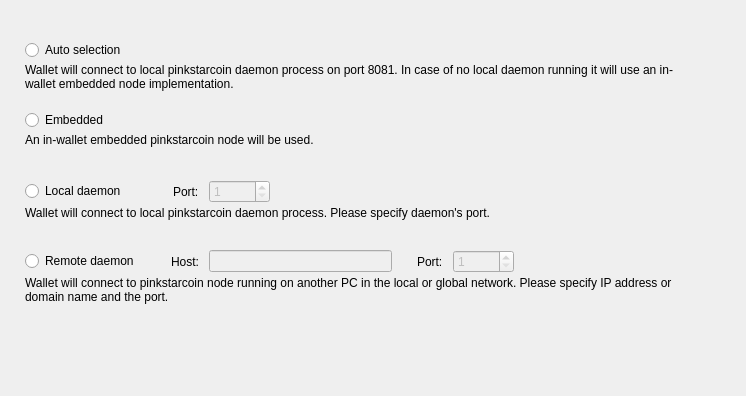
<?xml version="1.0" encoding="UTF-8"?>
<ui version="4.0">
 <class>ConnectionOptionsFrame</class>
 <widget class="QFrame" name="ConnectionOptionsFrame">
  <property name="geometry">
   <rect>
    <x>0</x>
    <y>0</y>
    <width>746</width>
    <height>396</height>
   </rect>
  </property>
  <property name="windowTitle">
   <string>Frame</string>
  </property>
  <property name="frameShape">
   <enum>QFrame::NoFrame</enum>
  </property>
  <property name="frameShadow">
   <enum>QFrame::Raised</enum>
  </property>
  <layout class="QVBoxLayout" name="verticalLayout_5">
   <property name="spacing">
    <number>0</number>
   </property>
   <property name="leftMargin">
    <number>25</number>
   </property>
   <property name="topMargin">
    <number>40</number>
   </property>
   <property name="rightMargin">
    <number>49</number>
   </property>
   <item>
    <widget class="QWidget" name="widget" native="true">
     <property name="sizePolicy">
      <sizepolicy hsizetype="Preferred" vsizetype="Fixed">
       <horstretch>0</horstretch>
       <verstretch>0</verstretch>
      </sizepolicy>
     </property>
     <property name="minimumSize">
      <size>
       <width>0</width>
       <height>70</height>
      </size>
     </property>
     <property name="maximumSize">
      <size>
       <width>16777215</width>
       <height>70</height>
      </size>
     </property>
     <layout class="QVBoxLayout" name="verticalLayout" stretch="0,1">
      <property name="spacing">
       <number>3</number>
      </property>
      <property name="leftMargin">
       <number>0</number>
      </property>
      <property name="topMargin">
       <number>0</number>
      </property>
      <property name="rightMargin">
       <number>0</number>
      </property>
      <property name="bottomMargin">
       <number>0</number>
      </property>
      <item>
       <widget class="QRadioButton" name="m_autoRadio">
        <property name="text">
         <string>Auto selection</string>
        </property>
        <attribute name="buttonGroup">
         <string notr="true">m_connectionButtonGroup</string>
        </attribute>
       </widget>
      </item>
      <item alignment="Qt::AlignTop">
       <widget class="WalletGui::WalletSmallGrayTextLabel" name="m_autoHelperLabel">
        <property name="text">
         <string>Wallet will connect to local pinkstarcoin daemon process on port 8081. In case of no local daemon running it will use an in-wallet embedded node implementation.</string>
        </property>
        <property name="alignment">
         <set>Qt::AlignLeading|Qt::AlignLeft|Qt::AlignTop</set>
        </property>
        <property name="wordWrap">
         <bool>true</bool>
        </property>
        <property name="indent">
         <number>0</number>
        </property>
       </widget>
      </item>
     </layout>
    </widget>
   </item>
   <item>
    <widget class="QWidget" name="widget_2" native="true">
     <property name="sizePolicy">
      <sizepolicy hsizetype="Preferred" vsizetype="Fixed">
       <horstretch>0</horstretch>
       <verstretch>0</verstretch>
      </sizepolicy>
     </property>
     <property name="minimumSize">
      <size>
       <width>0</width>
       <height>70</height>
      </size>
     </property>
     <property name="maximumSize">
      <size>
       <width>16777215</width>
       <height>70</height>
      </size>
     </property>
     <layout class="QVBoxLayout" name="verticalLayout_2" stretch="0,1">
      <property name="spacing">
       <number>3</number>
      </property>
      <property name="leftMargin">
       <number>0</number>
      </property>
      <property name="topMargin">
       <number>0</number>
      </property>
      <property name="rightMargin">
       <number>0</number>
      </property>
      <property name="bottomMargin">
       <number>0</number>
      </property>
      <item>
       <widget class="QRadioButton" name="m_embeddedRadio">
        <property name="text">
         <string>Embedded</string>
        </property>
        <attribute name="buttonGroup">
         <string notr="true">m_connectionButtonGroup</string>
        </attribute>
       </widget>
      </item>
      <item alignment="Qt::AlignTop">
       <widget class="WalletGui::WalletSmallGrayTextLabel" name="m_embeddedHelperLabel">
        <property name="text">
         <string>An in-wallet embedded pinkstarcoin node will be used.</string>
        </property>
        <property name="alignment">
         <set>Qt::AlignLeading|Qt::AlignLeft|Qt::AlignTop</set>
        </property>
        <property name="wordWrap">
         <bool>true</bool>
        </property>
        <property name="indent">
         <number>0</number>
        </property>
       </widget>
      </item>
     </layout>
    </widget>
   </item>
   <item>
    <widget class="QWidget" name="widget_3" native="true">
     <property name="sizePolicy">
      <sizepolicy hsizetype="Preferred" vsizetype="Fixed">
       <horstretch>0</horstretch>
       <verstretch>0</verstretch>
      </sizepolicy>
     </property>
     <property name="minimumSize">
      <size>
       <width>0</width>
       <height>70</height>
      </size>
     </property>
     <property name="maximumSize">
      <size>
       <width>16777215</width>
       <height>70</height>
      </size>
     </property>
     <layout class="QVBoxLayout" name="verticalLayout_3" stretch="0,1">
      <property name="spacing">
       <number>3</number>
      </property>
      <property name="leftMargin">
       <number>0</number>
      </property>
      <property name="topMargin">
       <number>0</number>
      </property>
      <property name="rightMargin">
       <number>0</number>
      </property>
      <property name="bottomMargin">
       <number>0</number>
      </property>
      <item>
       <layout class="QHBoxLayout" name="horizontalLayout">
        <property name="spacing">
         <number>10</number>
        </property>
        <item>
         <widget class="QRadioButton" name="m_localRadio">
          <property name="text">
           <string>Local daemon</string>
          </property>
          <attribute name="buttonGroup">
           <string notr="true">m_connectionButtonGroup</string>
          </attribute>
         </widget>
        </item>
        <item>
         <spacer name="horizontalSpacer">
          <property name="orientation">
           <enum>Qt::Horizontal</enum>
          </property>
          <property name="sizeType">
           <enum>QSizePolicy::Fixed</enum>
          </property>
          <property name="sizeHint" stdset="0">
           <size>
            <width>37</width>
            <height>20</height>
           </size>
          </property>
         </spacer>
        </item>
        <item>
         <widget class="QLabel" name="label">
          <property name="text">
           <string>Port:</string>
          </property>
         </widget>
        </item>
        <item alignment="Qt::AlignVCenter">
         <widget class="QSpinBox" name="m_localPortSpin">
          <property name="enabled">
           <bool>false</bool>
          </property>
          <property name="minimum">
           <number>1</number>
          </property>
          <property name="maximum">
           <number>65535</number>
          </property>
          <property name="value">
           <number>1</number>
          </property>
         </widget>
        </item>
        <item>
         <spacer name="horizontalSpacer_2">
          <property name="orientation">
           <enum>Qt::Horizontal</enum>
          </property>
          <property name="sizeHint" stdset="0">
           <size>
            <width>40</width>
            <height>20</height>
           </size>
          </property>
         </spacer>
        </item>
       </layout>
      </item>
      <item alignment="Qt::AlignTop">
       <widget class="WalletGui::WalletSmallGrayTextLabel" name="m_localHelperLabel">
        <property name="text">
         <string>Wallet will connect to local pinkstarcoin daemon process. Please specify daemon's port.</string>
        </property>
        <property name="alignment">
         <set>Qt::AlignLeading|Qt::AlignLeft|Qt::AlignTop</set>
        </property>
        <property name="wordWrap">
         <bool>true</bool>
        </property>
        <property name="indent">
         <number>0</number>
        </property>
       </widget>
      </item>
     </layout>
    </widget>
   </item>
   <item>
    <widget class="QWidget" name="widget_4" native="true">
     <property name="sizePolicy">
      <sizepolicy hsizetype="Preferred" vsizetype="Fixed">
       <horstretch>0</horstretch>
       <verstretch>0</verstretch>
      </sizepolicy>
     </property>
     <property name="minimumSize">
      <size>
       <width>0</width>
       <height>70</height>
      </size>
     </property>
     <property name="maximumSize">
      <size>
       <width>16777215</width>
       <height>70</height>
      </size>
     </property>
     <layout class="QVBoxLayout" name="verticalLayout_4" stretch="0,1">
      <property name="spacing">
       <number>3</number>
      </property>
      <property name="leftMargin">
       <number>0</number>
      </property>
      <property name="topMargin">
       <number>0</number>
      </property>
      <property name="rightMargin">
       <number>0</number>
      </property>
      <property name="bottomMargin">
       <number>0</number>
      </property>
      <item>
       <layout class="QHBoxLayout" name="horizontalLayout_2">
        <property name="spacing">
         <number>10</number>
        </property>
        <item>
         <widget class="QRadioButton" name="m_remoteRadio">
          <property name="text">
           <string>Remote daemon</string>
          </property>
          <attribute name="buttonGroup">
           <string notr="true">m_connectionButtonGroup</string>
          </attribute>
         </widget>
        </item>
        <item>
         <spacer name="horizontalSpacer_3">
          <property name="orientation">
           <enum>Qt::Horizontal</enum>
          </property>
          <property name="sizeType">
           <enum>QSizePolicy::Fixed</enum>
          </property>
          <property name="sizeHint" stdset="0">
           <size>
            <width>22</width>
            <height>20</height>
           </size>
          </property>
         </spacer>
        </item>
        <item>
         <widget class="QLabel" name="label_2">
          <property name="text">
           <string>Host:</string>
          </property>
         </widget>
        </item>
        <item>
         <widget class="QLineEdit" name="m_remoteHostEdit">
          <property name="enabled">
           <bool>false</bool>
          </property>
         </widget>
        </item>
        <item>
         <spacer name="horizontalSpacer_5">
          <property name="orientation">
           <enum>Qt::Horizontal</enum>
          </property>
          <property name="sizeType">
           <enum>QSizePolicy::Fixed</enum>
          </property>
          <property name="sizeHint" stdset="0">
           <size>
            <width>15</width>
            <height>20</height>
           </size>
          </property>
         </spacer>
        </item>
        <item>
         <widget class="QLabel" name="label_3">
          <property name="text">
           <string>Port:</string>
          </property>
         </widget>
        </item>
        <item alignment="Qt::AlignVCenter">
         <widget class="QSpinBox" name="m_remotePortSpin">
          <property name="enabled">
           <bool>false</bool>
          </property>
          <property name="minimum">
           <number>1</number>
          </property>
          <property name="maximum">
           <number>65535</number>
          </property>
          <property name="value">
           <number>1</number>
          </property>
         </widget>
        </item>
        <item>
         <spacer name="horizontalSpacer_4">
          <property name="orientation">
           <enum>Qt::Horizontal</enum>
          </property>
          <property name="sizeHint" stdset="0">
           <size>
            <width>40</width>
            <height>20</height>
           </size>
          </property>
         </spacer>
        </item>
       </layout>
      </item>
      <item alignment="Qt::AlignTop">
       <widget class="WalletGui::WalletSmallGrayTextLabel" name="m_remoteHelperLabel">
        <property name="text">
         <string>Wallet will connect to pinkstarcoin node running on another PC in the local or global network. Please specify IP address or domain name and the port.</string>
        </property>
        <property name="alignment">
         <set>Qt::AlignLeading|Qt::AlignLeft|Qt::AlignTop</set>
        </property>
        <property name="wordWrap">
         <bool>true</bool>
        </property>
        <property name="indent">
         <number>0</number>
        </property>
       </widget>
      </item>
     </layout>
    </widget>
   </item>
   <item>
    <spacer name="verticalSpacer">
     <property name="orientation">
      <enum>Qt::Vertical</enum>
     </property>
     <property name="sizeHint" stdset="0">
      <size>
       <width>665</width>
       <height>61</height>
      </size>
     </property>
    </spacer>
   </item>
  </layout>
 </widget>
 <customwidgets>
  <customwidget>
   <class>WalletGui::WalletSmallGrayTextLabel</class>
   <extends>QLabel</extends>
   <header>Gui/Common/WalletTextLabel.h</header>
  </customwidget>
 </customwidgets>
 <resources/>
 <connections>
  <connection>
   <sender>m_remoteHostEdit</sender>
   <signal>textChanged(QString)</signal>
   <receiver>ConnectionOptionsFrame</receiver>
   <slot>remoteHostNameChanged(QString)</slot>
   <hints>
    <hint type="sourcelabel">
     <x>390</x>
     <y>319</y>
    </hint>
    <hint type="destinationlabel">
     <x>372</x>
     <y>197</y>
    </hint>
   </hints>
  </connection>
  <connection>
   <sender>m_connectionButtonGroup</sender>
   <signal>buttonClicked(int)</signal>
   <receiver>ConnectionOptionsFrame</receiver>
   <slot>connectionButtonClicked(int)</slot>
   <hints>
    <hint type="sourcelabel">
     <x>-1</x>
     <y>-1</y>
    </hint>
    <hint type="destinationlabel">
     <x>372</x>
     <y>197</y>
    </hint>
   </hints>
  </connection>
  <connection>
   <sender>m_remoteRadio</sender>
   <signal>toggled(bool)</signal>
   <receiver>m_remoteHostEdit</receiver>
   <slot>setEnabled(bool)</slot>
   <hints>
    <hint type="sourcelabel">
     <x>88</x>
     <y>264</y>
    </hint>
    <hint type="destinationlabel">
     <x>312</x>
     <y>263</y>
    </hint>
   </hints>
  </connection>
  <connection>
   <sender>m_remoteRadio</sender>
   <signal>toggled(bool)</signal>
   <receiver>m_remotePortSpin</receiver>
   <slot>setEnabled(bool)</slot>
   <hints>
    <hint type="sourcelabel">
     <x>88</x>
     <y>264</y>
    </hint>
    <hint type="destinationlabel">
     <x>498</x>
     <y>263</y>
    </hint>
   </hints>
  </connection>
  <connection>
   <sender>m_localRadio</sender>
   <signal>toggled(bool)</signal>
   <receiver>m_localPortSpin</receiver>
   <slot>setEnabled(bool)</slot>
   <hints>
    <hint type="sourcelabel">
     <x>81</x>
     <y>194</y>
    </hint>
    <hint type="destinationlabel">
     <x>270</x>
     <y>193</y>
    </hint>
   </hints>
  </connection>
 </connections>
 <slots>
  <slot>remoteHostNameChanged(QString)</slot>
  <slot>connectionButtonClicked(int)</slot>
 </slots>
 <buttongroups>
  <buttongroup name="m_connectionButtonGroup"/>
 </buttongroups>
</ui>
